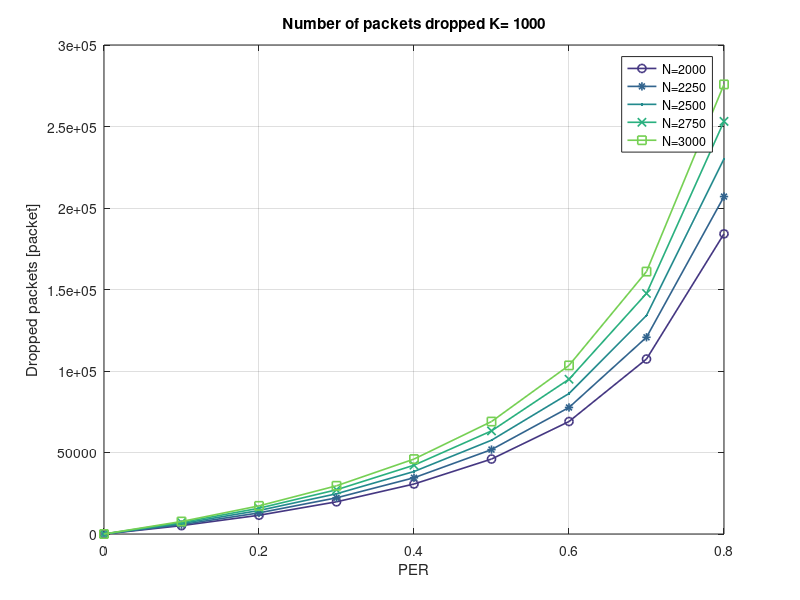
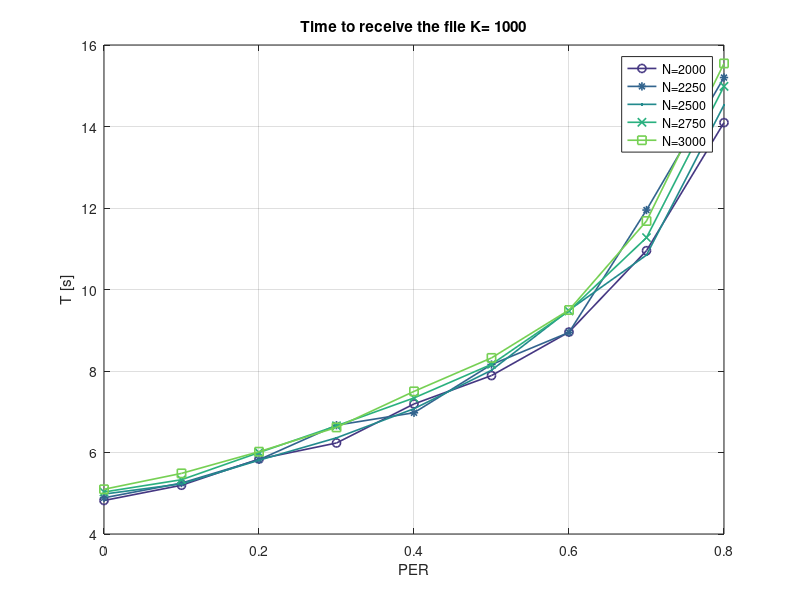
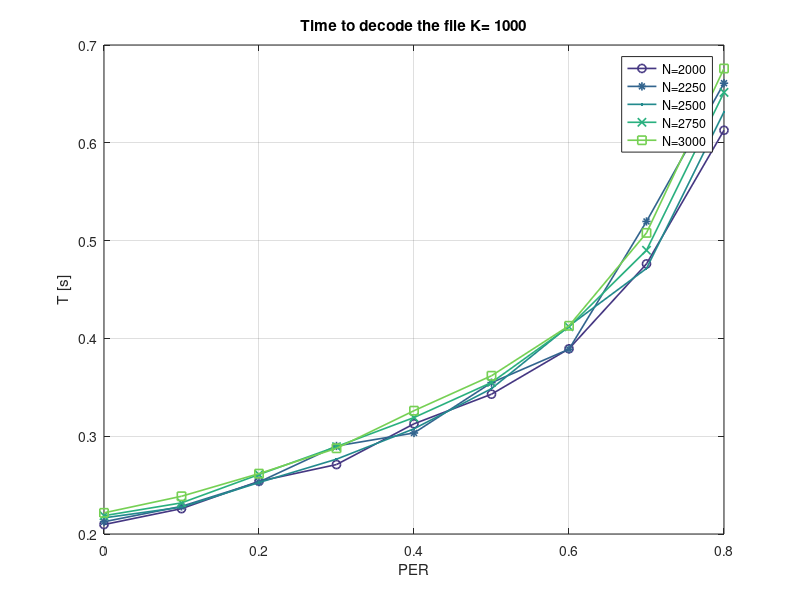
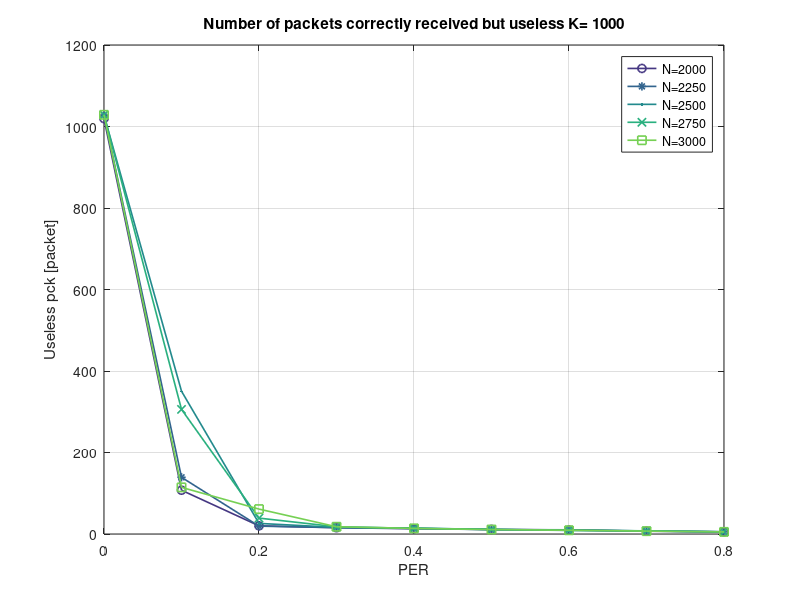

MATLAB code for these plots, in order:
clear all;
color_matrix = colormap;
markers = {'+-','o-','*-','.-','x-','s-','d-','^-','v-','>-','<-','p-','h-'};
markersize = 6; % 3 is best for tikz
linewidth = 1.2;
close all hidden;
%% LT RX
%%dectime	rxtime	totrxpck droppck	rxpck	uselesspck PER_estimate PER	K_TB_SIZE N_TB_SIZE
%%dectime	rxtime	totrxpck droppck	rxpck	uselesspck PER_estimate PER	K_TB_SIZE N_TB_SIZE	faileddec
data_LT_rx=importdata('./data/data_LT_rx_3.txt',' ');
Nmc=100; %number of Montecarlo trials for each tuple of PER-K-N
PERs=unique(data_LT_rx(:,8));
Ks=unique(data_LT_rx(:,9));
increments=unique(data_LT_rx(find(data_LT_rx(:,9)==Ks(1)),10))-Ks(1);
for i=1:length(PERs)
    for j=1:length(Ks)
        for k=1:length(increments)
    data_PER_K_N_rx=[];
    data_PER_K_N_rx=data_LT_rx(find(data_LT_rx(:,8)==PERs(i) & data_LT_rx(:,9)==Ks(j) & data_LT_rx(:,10)==(Ks(j)+increments(k))),:);
    dectime_LT(i,j,k)=mean(data_PER_K_N_rx(:,1));
    rxtime_LT(i,j,k)=mean(data_PER_K_N_rx(:,2));
    totrxpck_LT(i,j,k)=mean(data_PER_K_N_rx(:,3));
    droppck_LT(i,j,k)=mean(data_PER_K_N_rx(:,4));
    rxpck_LT(i,j,k)=mean(data_PER_K_N_rx(:,5));
    uselesspck_LT(i,j,k)=mean(data_PER_K_N_rx(:,6));
    PER_estimate_LT(i,j,k)=mean(data_PER_K_N_rx(:,7));
        end
    end
end

for j=1:length(Ks)
    figure();
    for k=1:length(increments)
        plot(PERs,squeeze(droppck_LT(:,j,k)), markers{mod(k, numel(markers)) + 1}, 'Color', color_matrix(mod(k*10, size(color_matrix, 1)) + 1,:), ...
				'LineWidth', linewidth, 'MarkerSize', markersize)
        title(['Number of packets dropped K= ', num2str(Ks(j))]);
        hold all;
    end
    grid on;
    xlabel('PER');
	ylabel('Dropped packets [packet]');
    str=[cellstr(num2str((Ks(j)+increments), 'N=%-d'))']';
    for i=1:length(str(:,1))
        str_legend(i)=cellstr(strjoin(str(i,:)));
    end
    legend(str_legend');
    
    figure();
    for k=1:length(increments)
        plot(PERs,squeeze(rxtime_LT(:,j,k)), markers{mod(k, numel(markers)) + 1}, 'Color', color_matrix(mod(k*10, size(color_matrix, 1)) + 1,:), ...
				'LineWidth', linewidth, 'MarkerSize', markersize)
        title(['Time to receive the file K= ', num2str(Ks(j))]);
        hold all;
    end
    grid on;
    xlabel('PER');
	ylabel('T [s]')
    str=[cellstr(num2str((Ks(j)+increments), 'N=%-d'))']';
    for i=1:length(str(:,1))
        str_legend(i)=cellstr(strjoin(str(i,:)));
    end
    legend(str_legend');
    
    figure();
    for k=1:length(increments)
        plot(PERs,squeeze(dectime_LT(:,j,k)), markers{mod(k, numel(markers)) + 1}, 'Color', color_matrix(mod(k*10, size(color_matrix, 1)) + 1,:), ...
				'LineWidth', linewidth, 'MarkerSize', markersize)
        title(['Time to decode the file K= ', num2str(Ks(j))]);
        hold all;
    end
    grid on;
    xlabel('PER');
	ylabel('T [s]');
    str=[cellstr(num2str((Ks(j)+increments), 'N=%-d'))']';
    for i=1:length(str(:,1))
        str_legend(i)=cellstr(strjoin(str(i,:)));
    end
    legend(str_legend');
    
    figure();
    for k=1:length(increments)
        plot(PERs,squeeze(uselesspck_LT(:,j,k)), markers{mod(k, numel(markers)) + 1}, 'Color', color_matrix(mod(k*10, size(color_matrix, 1)) + 1,:), ...
				'LineWidth', linewidth, 'MarkerSize', markersize);
        title(['Number of packets correctly received but useless K= ', num2str(Ks(j))]);
        hold all;
    end
    grid on;
    xlabel('PER');
	ylabel('Useless pck [packet]')
    str=[cellstr(num2str((Ks(j)+increments), 'N=%-d'))']';
    for i=1:length(str(:,1))
        str_legend(i)=cellstr(strjoin(str(i,:)));
    end
    legend(str_legend');
end
%% LT TX
%sent infile time goodput throughput	PER_estimate PER	K_TB_SIZE	N_TB_SIZE
data_LT_tx=importdata('./data/data_LT_tx_3.txt',' ');
PERs=unique(data_LT_tx(:,7));
Ks=unique(data_LT_tx(:,8));
increments=unique(data_LT_tx(find(data_LT_tx(:,8)==Ks(1)),9))-Ks(1);

for i=1:length(PERs)
    for j=1:length(Ks)
        for k=1:length(increments)
            data_PER_K_N_tx=[];
            data_PER_K_N_tx=data_LT_tx(find(data_LT_tx(:,7)==PERs(i) & data_LT_tx(:,8)==Ks(j) & data_LT_tx(:,9)==(Ks(j)+increments(k))),:);
            sent_LT(i,j,k)=mean(data_PER_K_N_tx(:,1));
            time_LT(i,j,k)=mean(data_PER_K_N_tx(:,3));
            goodput_LT(i,j,k)=mean(data_PER_K_N_tx(:,4));
            throughput_LT(i,j,k)=mean(data_PER_K_N_tx(:,5));
            PER_estimate_LT(i,j,k)=mean(data_PER_K_N_tx(:,6));
        end
    end
end

for j=1:length(Ks)
    figure();
    for k=1:length(increments)
        plot(PERs,squeeze(goodput_LT(:,j,k)), markers{mod(k, numel(markers)) + 1}, 'Color', color_matrix(mod(k*10, size(color_matrix, 1)) + 1,:), ...
				'LineWidth', linewidth, 'MarkerSize', markersize)
        title(['Goodput K= ', num2str(Ks(j))]);
        hold all;
    end
    grid on;
    xlabel('PER');
	ylabel('Goodput [Mbit/s]')
    str=[cellstr(num2str((Ks(j)+increments), 'N=%-d'))']';
    for i=1:length(str(:,1))
        str_legend(i)=cellstr(strjoin(str(i,:)));
    end
    legend(str_legend');
    
    figure();
    for k=1:length(increments)
        plot(PERs,squeeze(throughput_LT(:,j,k)), markers{mod(k, numel(markers)) + 1}, 'Color', color_matrix(mod(k*10, size(color_matrix, 1)) + 1,:), ...
				'LineWidth', linewidth, 'MarkerSize', markersize)
        title(['Throughput K= ', num2str(Ks(j))]);
        hold all;
    end
    grid on;
    xlabel('PER');
	ylabel('Throughput [Mbit/s]')
    str=[cellstr(num2str((Ks(j)+increments), 'N=%-d'))']';
    for i=1:length(str(:,1))
        str_legend(i)=cellstr(strjoin(str(i,:)));
    end
    legend(str_legend');
    
    figure();
    for k=1:length(increments)
        plot(PERs,squeeze(PER_estimate_LT(:,j,k)), markers{mod(k, numel(markers)) + 1}, 'Color', color_matrix(mod(k*10, size(color_matrix, 1)) + 1,:), ...
				'LineWidth', linewidth, 'MarkerSize', markersize)
        title(['PER estimated @TX K= ', num2str(Ks(j))]);
        hold all;
    end
    grid on;
    xlabel('PER');
	ylabel('PER estimate');
    str=[cellstr(num2str((Ks(j)+increments), 'N=%-d'))']';
    for i=1:length(str(:,1))
        str_legend(i)=cellstr(strjoin(str(i,:)));
    end
    legend(str_legend');
    
    figure();
    for k=1:length(increments)
        plot(PERs,squeeze(goodput_LT(:,j,k))./squeeze(throughput_LT(:,j,k)), markers{mod(k, numel(markers)) + 1}, 'Color', color_matrix(mod(k*10, size(color_matrix, 1)) + 1,:), ...
				'LineWidth', linewidth, 'MarkerSize', markersize)
        title(['Efficiency K= ', num2str(Ks(j))]);
        hold all;
    end
    grid on;
    xlabel('PER');
    ylabel('Efficiency');
    str=[cellstr(num2str((Ks(j)+increments), 'N=%-d'))']';
    for i=1:length(str(:,1))
        str_legend(i)=cellstr(strjoin(str(i,:)));
    end
    legend(str_legend');
end
